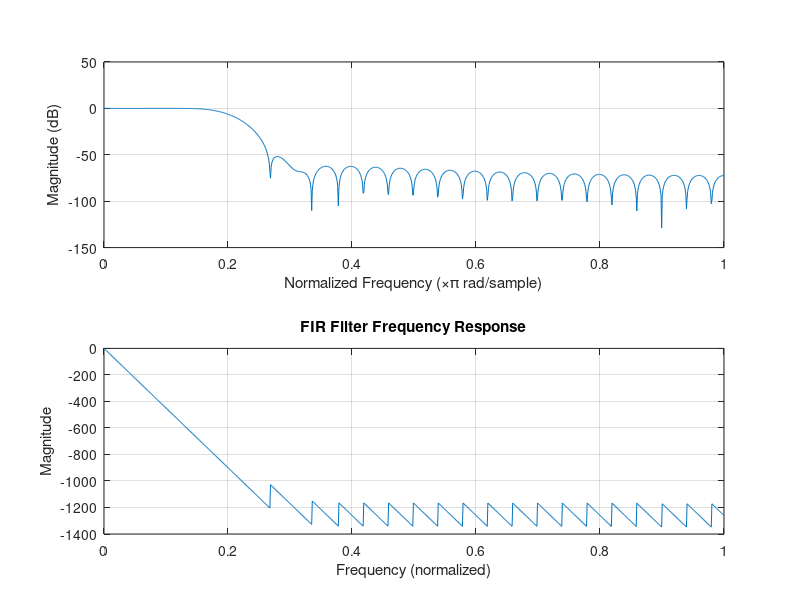
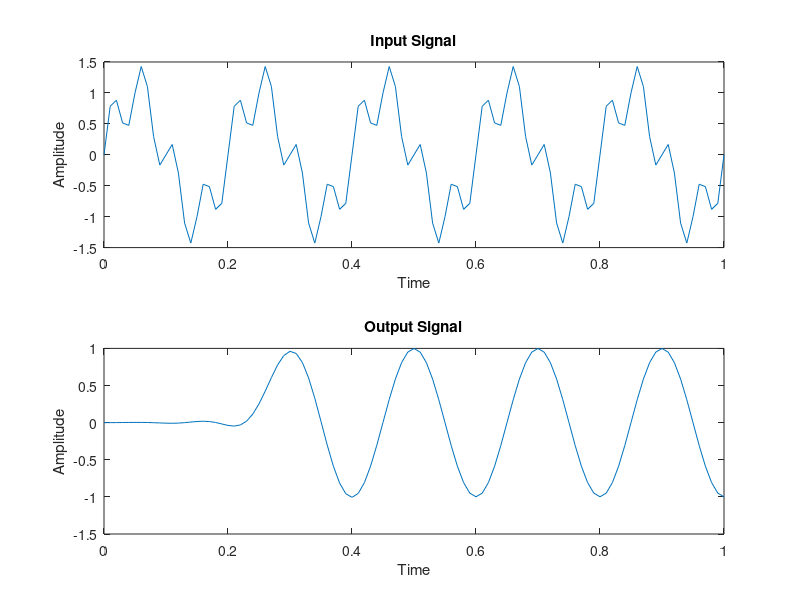

MATLAB code for these plots, in order:
% FIR Filter Design and Implementation

% Define filter specifications
order = 50;             % Filter order
cutoff_frequency = 0.2; % Normalized cutoff frequency (0.0 to 1.0)

% Design the FIR filter using the fir1 function
fir_filter = fir1(order, cutoff_frequency);

% Display filter coefficients
disp('Filter Coefficients:');
disp(fir_filter);

% Plot the frequency response of the filter
freqz(fir_filter, 1, 1024, 'half');
title('FIR Filter Frequency Response');
xlabel('Frequency (normalized)');
ylabel('Magnitude');

% Generate a sample input signal
t = 0:0.01:1;           % Time vector
input_signal = sin(2*pi*5*t) + 0.5*sin(2*pi*20*t);

% Apply the FIR filter to the input signal
output_signal = filter(fir_filter, 1, input_signal);

% Plot the input and output signals
figure;
subplot(2, 1, 1);
plot(t, input_signal);
title('Input Signal');
xlabel('Time');
ylabel('Amplitude');

subplot(2, 1, 2);
plot(t, output_signal);
title('Output Signal');
xlabel('Time');
ylabel('Amplitude');
